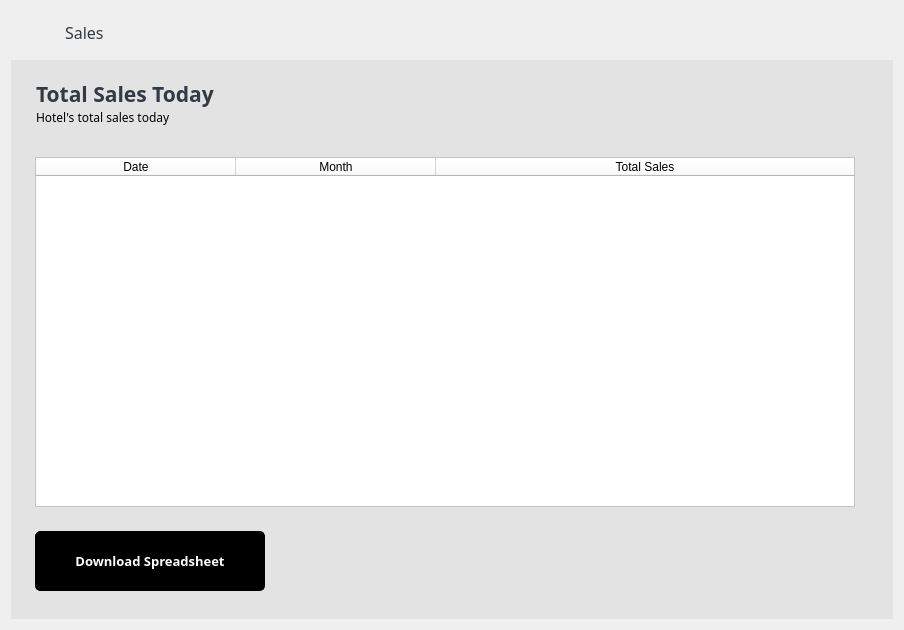
         <widget class="QWidget" name="Sale">
          <layout class="QGridLayout" name="gridLayout_93">
           <item row="0" column="0">
            <widget class="QWidget" name="widget_99" native="true">
             <layout class="QGridLayout" name="gridLayout_90">
              <property name="leftMargin">
               <number>23</number>
              </property>
              <property name="rightMargin">
               <number>20</number>
              </property>
              <item row="0" column="2">
               <spacer name="horizontalSpacer_38">
                <property name="orientation">
                 <enum>Qt::Horizontal</enum>
                </property>
                <property name="sizeHint" stdset="0">
                 <size>
                  <width>40</width>
                  <height>20</height>
                 </size>
                </property>
               </spacer>
              </item>
              <item row="0" column="0">
               <widget class="QLabel" name="label_94">
                <property name="minimumSize">
                 <size>
                  <width>25</width>
                  <height>25</height>
                 </size>
                </property>
                <property name="maximumSize">
                 <size>
                  <width>25</width>
                  <height>25</height>
                 </size>
                </property>
                <property name="text">
                 <string/>
                </property>
                <property name="pixmap">
                 <pixmap>black report.png</pixmap>
                </property>
                <property name="scaledContents">
                 <bool>true</bool>
                </property>
               </widget>
              </item>
              <item row="0" column="1">
               <widget class="QLabel" name="label_95">
                <property name="font">
                 <font>
                  <family>Century Gothic</family>
                  <pointsize>12</pointsize>
                  <weight>50</weight>
                  <bold>false</bold>
                 </font>
                </property>
                <property name="styleSheet">
                 <string notr="true">color: rgb(49, 58, 70);</string>
                </property>
                <property name="text">
                 <string>Sales</string>
                </property>
               </widget>
              </item>
             </layout>
            </widget>
           </item>
           <item row="1" column="0">
            <widget class="QWidget" name="widget_17" native="true">
             <property name="styleSheet">
              <string notr="true">background-color: rgb(227, 227, 227);</string>
             </property>
             <layout class="QGridLayout" name="gridLayout_44">
              <property name="leftMargin">
               <number>15</number>
              </property>
              <item row="0" column="0">
               <widget class="QWidget" name="widget_63" native="true">
                <layout class="QGridLayout" name="gridLayout_50">
                 <property name="leftMargin">
                  <number>10</number>
                 </property>
                 <property name="topMargin">
                  <number>10</number>
                 </property>
                 <property name="rightMargin">
                  <number>0</number>
                 </property>
                 <property name="bottomMargin">
                  <number>15</number>
                 </property>
                 <property name="spacing">
                  <number>0</number>
                 </property>
                 <item row="0" column="1">
                  <spacer name="horizontalSpacer_30">
                   <property name="orientation">
                    <enum>Qt::Horizontal</enum>
                   </property>
                   <property name="sizeHint" stdset="0">
                    <size>
                     <width>40</width>
                     <height>20</height>
                    </size>
                   </property>
                  </spacer>
                 </item>
                 <item row="0" column="0">
                  <widget class="QLabel" name="label_60">
                   <property name="font">
                    <font>
                     <family>Century Gothic</family>
                     <pointsize>16</pointsize>
                     <weight>75</weight>
                     <bold>true</bold>
                    </font>
                   </property>
                   <property name="styleSheet">
                    <string notr="true">color: rgb(49, 58, 70);</string>
                   </property>
                   <property name="text">
                    <string>Total Sales Today</string>
                   </property>
                  </widget>
                 </item>
                 <item row="1" column="0">
                  <widget class="QLabel" name="label_45">
                   <property name="font">
                    <font>
                     <family>Century Gothic</family>
                    </font>
                   </property>
                   <property name="text">
                    <string>Hotel's total sales today</string>
                   </property>
                  </widget>
                 </item>
                </layout>
               </widget>
              </item>
              <item row="2" column="0">
               <widget class="QWidget" name="widget_31" native="true">
                <property name="sizePolicy">
                 <sizepolicy hsizetype="Preferred" vsizetype="Expanding">
                  <horstretch>0</horstretch>
                  <verstretch>0</verstretch>
                 </sizepolicy>
                </property>
                <layout class="QGridLayout" name="gridLayout_21">
                 <property name="topMargin">
                  <number>0</number>
                 </property>
                 <property name="horizontalSpacing">
                  <number>20</number>
                 </property>
                 <item row="0" column="0">
                  <widget class="QTableWidget" name="tableWidget_3">
                   <property name="minimumSize">
                    <size>
                     <width>820</width>
                     <height>350</height>
                    </size>
                   </property>
                   <property name="font">
                    <font>
                     <family>Century Gothic</family>
                     <pointsize>10</pointsize>
                    </font>
                   </property>
                   <property name="styleSheet">
                    <string notr="true">background-color: rgb(255, 255, 255);</string>
                   </property>
                   <attribute name="horizontalHeaderDefaultSectionSize">
                    <number>200</number>
                   </attribute>
                   <attribute name="horizontalHeaderStretchLastSection">
                    <bool>true</bool>
                   </attribute>
                   <column>
                    <property name="text">
                     <string>Date</string>
                    </property>
                   </column>
                   <column>
                    <property name="text">
                     <string>Month</string>
                    </property>
                   </column>
                   <column>
                    <property name="text">
                     <string>Total Sales</string>
                    </property>
                   </column>
                  </widget>
                 </item>
                 <item row="0" column="1">
                  <spacer name="horizontalSpacer_2">
                   <property name="orientation">
                    <enum>Qt::Horizontal</enum>
                   </property>
                   <property name="sizeType">
                    <enum>QSizePolicy::Fixed</enum>
                   </property>
                   <property name="sizeHint" stdset="0">
                    <size>
                     <width>20</width>
                     <height>20</height>
                    </size>
                   </property>
                  </spacer>
                 </item>
                </layout>
               </widget>
              </item>
              <item row="3" column="0">
               <widget class="QWidget" name="widget_6" native="true">
                <layout class="QGridLayout" name="gridLayout_49">
                 <item row="0" column="1">
                  <widget class="QPushButton" name="pushButton_10">
                   <property name="minimumSize">
                    <size>
                     <width>230</width>
                     <height>60</height>
                    </size>
                   </property>
                   <property name="font">
                    <font>
                     <family>Century Gothic</family>
                     <pointsize>10</pointsize>
                     <weight>75</weight>
                     <bold>true</bold>
                    </font>
                   </property>
                   <property name="styleSheet">
                    <string notr="true">QPushButton {
	border-radius: 5px;
	border: 1px solid black;
	color: rgb(255, 255, 255);
	background-color: rgb(0, 0, 0);
}

QPushButton:hover {
	
	background-color: rgb(70, 70, 70);
}

QPushButton:pressed {
	color: rgb(106, 106, 106);
	background-color: rgb(0, 0, 0);
}</string>
                   </property>
                   <property name="text">
                    <string>Download Spreadsheet</string>
                   </property>
                  </widget>
                 </item>
                 <item row="0" column="2">
                  <spacer name="horizontalSpacer">
                   <property name="orientation">
                    <enum>Qt::Horizontal</enum>
                   </property>
                   <property name="sizeHint" stdset="0">
                    <size>
                     <width>40</width>
                     <height>20</height>
                    </size>
                   </property>
                  </spacer>
                 </item>
                 <item row="1" column="1">
                  <spacer name="verticalSpacer_2">
                   <property name="orientation">
                    <enum>Qt::Vertical</enum>
                   </property>
                   <property name="sizeType">
                    <enum>QSizePolicy::Expanding</enum>
                   </property>
                   <property name="sizeHint" stdset="0">
                    <size>
                     <width>20</width>
                     <height>10</height>
                    </size>
                   </property>
                  </spacer>
                 </item>
                </layout>
               </widget>
              </item>
              <item row="1" column="0">
               <spacer name="verticalSpacer">
                <property name="orientation">
                 <enum>Qt::Vertical</enum>
                </property>
                <property name="sizeType">
                 <enum>QSizePolicy::Fixed</enum>
                </property>
                <property name="sizeHint" stdset="0">
                 <size>
                  <width>20</width>
                  <height>10</height>
                 </size>
                </property>
               </spacer>
              </item>
             </layout>
            </widget>
           </item>
          </layout>
         </widget>
